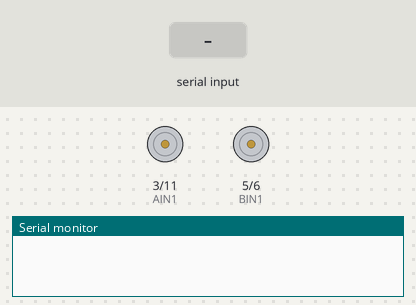
A sketch run on a simulated Arduino Uno, built with avr-gcc and run on an emulated ATmega328P. Shown: motor-driver pin pairs drawn as motors (green arrow = first pin HIGH = forward, orange = second pin HIGH = backward, longer = more drive), the last lines printed to the serial monitor. The inputs (shaded band) are chosen by the test bench.

Above: at 1.2 s.
1.3 s: "90,45,200\n" received over Serial
2.9 s: "e90\n" received over Serial
At 4.0 s:
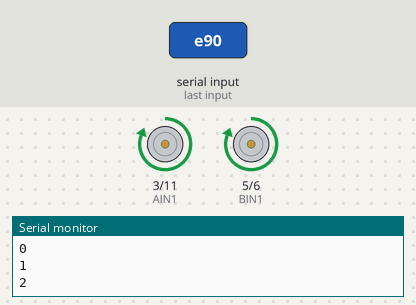
5.9 s: "e,45\n" received over Serial
At 6.11 s:
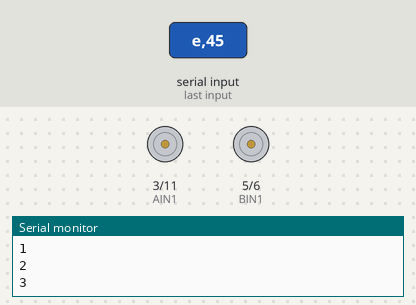
Timing chart, 0 to 14.9 s (numbered marks = the images above; inputs shaded):
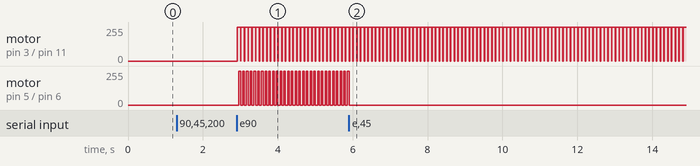

Measured:
- after the input at 2.9 s, motor on pin 3 (AIN1) / pin 11 (AIN2): alternates forward 255/255 for 0.09 s and stopped for 0.01 s, starting at once; motor on pin 5 (BIN1) / pin 6 (BIN2): alternates forward 255/255 for 0.05 s and stopped for 0.06 s, starting after 0.06 s
- after the input at 5.9 s, motor on pin 5 (BIN1) / pin 6 (BIN2): goes on until 5.9 s, then stays stopped

The sketch:

dcMotor_speeds_serial.ino
```cpp
#define AIN1 3  // 右輪
#define AIN2 11
#define BIN1 5  // 左輪
#define BIN2 6

int i = 0;
char buf[30];
int channel[7];

/* sample (default)
 * right wheel, left wheel
 * 100,100e
 */

void setup() {
  Serial.begin(9600);
  Serial.setTimeout(50);
  TCCR2B &= B11111000;  // 3,11番ピンの周波数を980Hzに変更
  TCCR2B |= B00000011;  // r=32の場合
  pinMode(AIN1, OUTPUT);
  pinMode(AIN2, OUTPUT);
  pinMode(BIN1, OUTPUT);
  pinMode(BIN2, OUTPUT);
}


void dc_motor_digital(int r_speeds, int l_speeds, int period=100) {
  // IN1
  digitalWrite(AIN1, LOW);
  digitalWrite(BIN1, LOW);
  if (r_speeds > l_speeds) {
    delay(period - r_speeds);
    digitalWrite(AIN1, HIGH);
    delay(r_speeds - l_speeds);
    if (l_speeds != 0) {
     digitalWrite(BIN1, HIGH);
    }
    delay(l_speeds);
  }
  else {
    delay(period - l_speeds);
    if (r_speeds != 0) {
     digitalWrite(BIN1, HIGH);
    }
    delay(l_speeds - r_speeds);
    if (l_speeds != 0) {
     digitalWrite(AIN1, HIGH);
    }
    delay(r_speeds);
  }
  // IN2
  digitalWrite(AIN2, LOW);
  digitalWrite(BIN2, LOW);
}


void loop() {
  /* serialで受け取った文字列をモータのパラメータに変換 */
  while (Serial.available()) {
    buf[i] = Serial.read();
    Serial.println(i);
    if (buf[i] == 'e') {
      buf[i] = '\0';
      //Serial.println(buf);
      channel[0] = atoi(strtok(buf, ","));
      for(int n=1; n<6; n++){
        channel[n] = atoi(strtok(NULL, ","));
      }
      for(int n=0; n<6; n++){
        Serial.print("ch");
        Serial.print(n);
        Serial.print(": ");
        Serial.println(channel[n]);
      }
      i = 0;
    }
    else {
      i++;
    }
  }
  /* dc motor */
//  dc_motor(channel[0], channel[1]);
  dc_motor_digital(channel[0], channel[1]);

}


void dc_motor(int r_speeds, int l_speeds) {
  analogWrite(AIN1, l_speeds);
  analogWrite(AIN2, 0);
  analogWrite(BIN1, r_speeds);
  analogWrite(BIN2, 0);
}


void digital_pwm(int pin, float duty, float period=100000) {
  float duty_rate = duty / 255.0;
  float pulse_width = period * duty_rate;
  digitalWrite(pin, LOW);
  delayMicroseconds(period - pulse_width);
  digitalWrite(pin, HIGH);
  delayMicroseconds(pulse_width);
}
```
